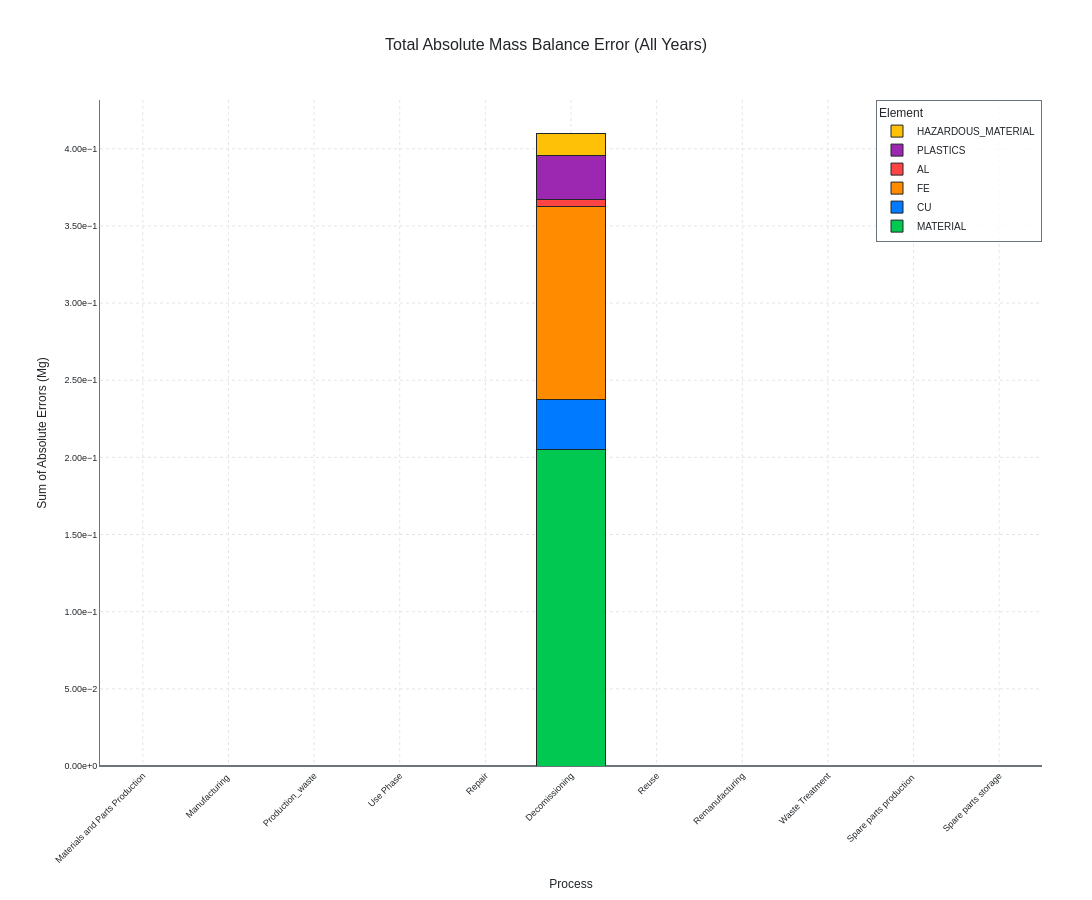

The cell this chart's notebook holds for it:
### Markdown cell above
## 2.2 Mass Balance Validation

### Code cell
print(format_header("MASS BALANCE VERIFICATION (BASELINE)", level=2))
plotting.plot_total_mass_balance_error(mfa_results_baseline)
plotting.plot_optimized_mass_balance_error(mfa_results_baseline)

### Figure 1 — Plotly figure (JSON) as saved in the notebook; plotly's stock layout.template omitted (floating-point values rounded to 4 significant figures)
{"data": [{"hovertemplate": "<b>%{x}</b><br>MATERIAL: %{y:.2e} Mg<extra></extra>", "marker": {"color": "#00C851", "line": {"color": "#212529", "width": 1}}, "name": "MATERIAL", "type": "bar", "x": ["Materials and Parts Production", "Manufacturing ", "Production_waste", "Use Phase", "Repair", "Decomissioning", "Reuse", "Remanufacturing", "Waste Treatment", "Spare parts production ", "Spare parts storage"], "y": [0, 5.821e-10, 0, 0, 0, 0.205, 0, 0, 0, 0, 0]}, {"hovertemplate": "<b>%{x}</b><br>CU: %{y:.2e} Mg<extra></extra>", "marker": {"color": "#007BFF", "line": {"color": "#212529", "width": 1}}, "name": "CU", "type": "bar", "x": ["Materials and Parts Production", "Manufacturing ", "Production_waste", "Use Phase", "Repair", "Decomissioning", "Reuse", "Remanufacturing", "Waste Treatment", "Spare parts production ", "Spare parts storage"], "y": [0, 1.201e-10, 0, 0, 0, 0.0328, 0, 0, 0, 0, 0]}, {"hovertemplate": "<b>%{x}</b><br>FE: %{y:.2e} Mg<extra></extra>", "marker": {"color": "#FF8C00", "line": {"color": "#212529", "width": 1}}, "name": "FE", "type": "bar", "x": ["Materials and Parts Production", "Manufacturing ", "Production_waste", "Use Phase", "Repair", "Decomissioning", "Reuse", "Remanufacturing", "Waste Treatment", "Spare parts production ", "Spare parts storage"], "y": [0, 3.783e-10, 0, 0, 0, 0.1251, 0, 0, 0, 0, 0]}, {"hovertemplate": "<b>%{x}</b><br>AL: %{y:.2e} Mg<extra></extra>", "marker": {"color": "#FF4444", "line": {"color": "#212529", "width": 1}}, "name": "AL", "type": "bar", "x": ["Materials and Parts Production", "Manufacturing ", "Production_waste", "Use Phase", "Repair", "Decomissioning", "Reuse", "Remanufacturing", "Waste Treatment", "Spare parts production ", "Spare parts storage"], "y": [0, 1.501e-11, 0, 0, 0, 0.0041, 0, 0, 0, 0, 0]}, {"hovertemplate": "<b>%{x}</b><br>PLASTICS: %{y:.2e} Mg<extra></extra>", "marker": {"color": "#9C27B0", "line": {"color": "#212529", "width": 1}}, "name": "PLASTICS", "type": "bar", "x": ["Materials and Parts Production", "Manufacturing ", "Production_waste", "Use Phase", "Repair", "Decomissioning", "Reuse", "Remanufacturing", "Waste Treatment", "Spare parts production ", "Spare parts storage"], "y": [0, 1.237e-10, 0, 0, 0, 0.0287, 0, 0, 0, 0, 0]}, {"hovertemplate": "<b>%{x}</b><br>HAZARDOUS_MATERIAL: %{y:.2e} Mg<extra></extra>", "marker": {"color": "#FFC107", "line": {"color": "#212529", "width": 1}}, "name": "HAZARDOUS_MATERIAL", "type": "bar", "x": ["Materials and Parts Production", "Manufacturing ", "Production_waste", "Use Phase", "Repair", "Decomissioning", "Reuse", "Remanufacturing", "Waste Treatment", "Spare parts production ", "Spare parts storage"], "y": [0, 6.185e-11, 0, 0, 0, 0.01435, 0, 0, 0, 0, 0]}], "layout": {"barmode": "stack", "font": {"color": "#212529", "family": "Arial, sans-serif", "size": 10}, "height": 900, "legend": {"bgcolor": "rgba(255,255,255,0.8)", "bordercolor": "#6C757D", "borderwidth": 1, "font": {"size": 10}, "orientation": "v", "title": {"font": {"size": 12}, "text": "Element"}, "x": 1, "xanchor": "right", "y": 1, "yanchor": "top"}, "margin": {"b": 100, "l": 100, "r": 50, "t": 100}, "paper_bgcolor": "#FFFFFF", "plot_bgcolor": "#FFFFFF", "title": {"font": {"color": "#212529", "family": "Arial, sans-serif", "size": 16}, "text": "Total Absolute Mass Balance Error (All Years)", "x": 0.5, "xanchor": "center"}, "width": 1200, "xaxis": {"gridcolor": "#E5E5E5", "griddash": "dot", "gridwidth": 1, "linecolor": "#6C757D", "linewidth": 1, "tickangle": -45, "tickfont": {"color": "#212529", "family": "Arial, sans-serif", "size": 9}, "title": {"font": {"color": "#212529", "family": "Arial, sans-serif", "size": 12}, "text": "Process"}, "zeroline": true, "zerolinecolor": "#6C757D"}, "yaxis": {"gridcolor": "#E5E5E5", "griddash": "dot", "gridwidth": 1, "linecolor": "#6C757D", "linewidth": 1, "rangemode": "tozero", "tickfont": {"color": "#212529", "family": "Arial, sans-serif", "size": 9}, "tickformat": ".2e", "title": {"font": {"color": "#212529", "family": "Arial, sans-serif", "size": 12}, "text": "Sum of Absolute Errors (Mg)"}, "zeroline": true, "zerolinecolor": "#6C757D"}}}
